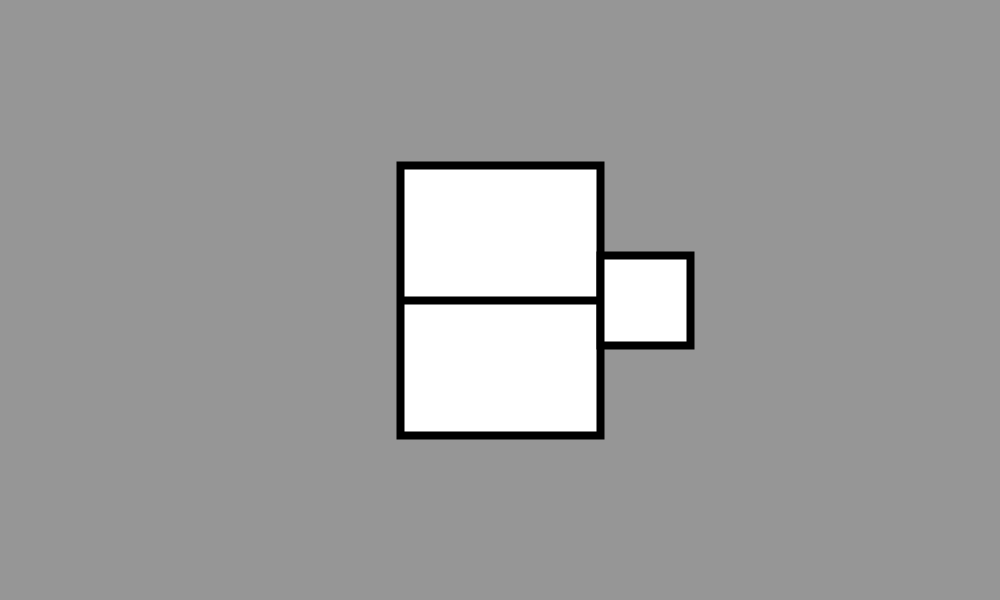
Frame 1 (no input)
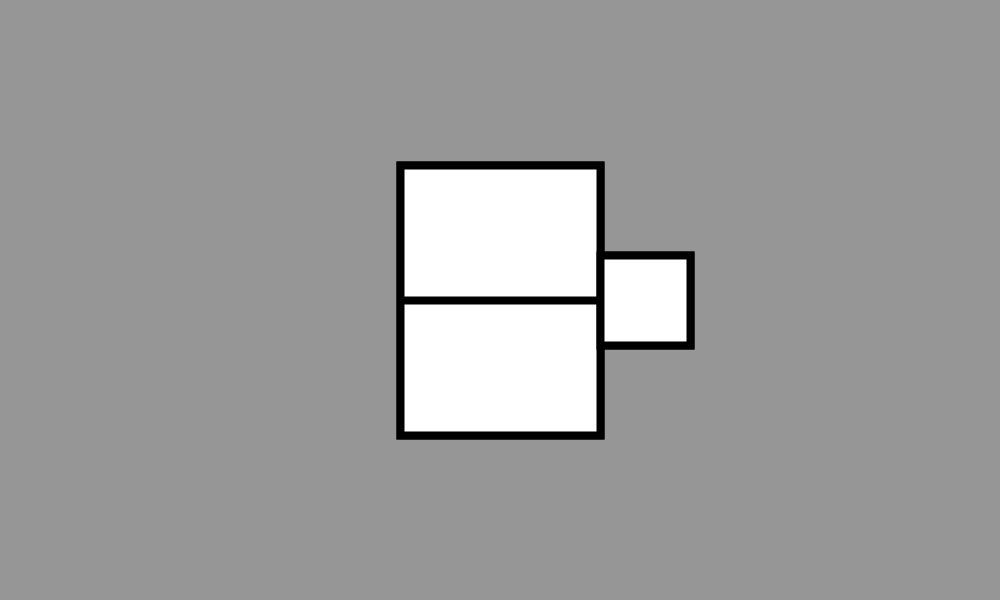
Frame 2 (the mouse pressed at the canvas centre, redrawn once)

The Processing sketch that drew these frames (run headless with seeded random() and noise(); the mouse was pressed at the canvas centre and the sketch redrawn once):

// Processing sketch: sketch_2
// ── sketch_2.pde
/**
* Introduccion a ISC
* Tema: Laboratorio 2
        Figuras escalables
* Fecha: Octubre 3, 2018
* Autor: Martin Noboa
* Matricula: A01704052
*/

int x;
int y;

void setup(){
  background(150);
  size(1000,600);
  noLoop();
  
}

void draw(){
  //variables
  int x = 0;
  int y = 0;
  int w = 200;
  int h = 270;
  
  translate(width/2, height/2);
  //taza
  strokeWeight(8);
  rectMode(CENTER);
  rect(x,y, w,h);
  rect(x,y ,w,h*0,075);
  rect(x+ w/2+(w*0.45)/2,y , w*0.45,h/3);
}
